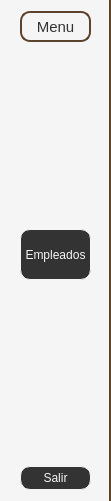
  <widget class="QWidget" name="menu" native="true">
   <property name="geometry">
    <rect>
     <x>0</x>
     <y>0</y>
     <width>111</width>
     <height>501</height>
    </rect>
   </property>
   <property name="minimumSize">
    <size>
     <width>111</width>
     <height>501</height>
    </size>
   </property>
   <property name="maximumSize">
    <size>
     <width>111</width>
     <height>501</height>
    </size>
   </property>
   <property name="styleSheet">
    <string notr="true">background-color: #f5f5f5;
border-right: 2px solid #5d432c;</string>
   </property>
   <layout class="QVBoxLayout" name="verticalLayout">
    <item>
     <layout class="QHBoxLayout" name="horizontalLayout_13">
      <item>
       <spacer name="horizontalSpacer_42">
        <property name="orientation">
         <enum>Qt::Horizontal</enum>
        </property>
        <property name="sizeHint" stdset="0">
         <size>
          <width>18</width>
          <height>20</height>
         </size>
        </property>
       </spacer>
      </item>
      <item>
       <widget class="QLabel" name="label_2">
        <property name="minimumSize">
         <size>
          <width>71</width>
          <height>31</height>
         </size>
        </property>
        <property name="maximumSize">
         <size>
          <width>71</width>
          <height>31</height>
         </size>
        </property>
        <property name="font">
         <font>
          <family>Segoe UI</family>
          <pointsize>11</pointsize>
         </font>
        </property>
        <property name="styleSheet">
         <string notr="true">background-color: #f5f5f5;
border: 2px solid #5d432c;
border-radius: 10px;
color: #333333</string>
        </property>
        <property name="text">
         <string>Menu</string>
        </property>
        <property name="alignment">
         <set>Qt::AlignCenter</set>
        </property>
       </widget>
      </item>
      <item>
       <spacer name="horizontalSpacer_43">
        <property name="orientation">
         <enum>Qt::Horizontal</enum>
        </property>
        <property name="sizeHint" stdset="0">
         <size>
          <width>18</width>
          <height>20</height>
         </size>
        </property>
       </spacer>
      </item>
     </layout>
    </item>
    <item>
     <spacer name="verticalSpacer">
      <property name="orientation">
       <enum>Qt::Vertical</enum>
      </property>
      <property name="sizeHint" stdset="0">
       <size>
        <width>20</width>
        <height>91</height>
       </size>
      </property>
     </spacer>
    </item>
    <item>
     <layout class="QHBoxLayout" name="horizontalLayout_15">
      <item>
       <spacer name="horizontalSpacer_46">
        <property name="orientation">
         <enum>Qt::Horizontal</enum>
        </property>
        <property name="sizeHint" stdset="0">
         <size>
          <width>18</width>
          <height>20</height>
         </size>
        </property>
       </spacer>
      </item>
      <item>
       <widget class="QPushButton" name="b_employed">
        <property name="minimumSize">
         <size>
          <width>71</width>
          <height>51</height>
         </size>
        </property>
        <property name="font">
         <font>
          <family>Segoe UI</family>
         </font>
        </property>
        <property name="styleSheet">
         <string notr="true">QPushButton {background-color: #333333;
        border: 1px solid #f5f5f5;
        border-radius: 10px;
		color: rgb(245, 245, 245)
    }
    QPushButton:hover {background-color: #2a2a2a;
    }
    QPushButton:pressed {background-color: #2a2a2a;
    }</string>
        </property>
        <property name="text">
         <string>Empleados</string>
        </property>
        <property name="checkable">
         <bool>true</bool>
        </property>
       </widget>
      </item>
      <item>
       <spacer name="horizontalSpacer_47">
        <property name="orientation">
         <enum>Qt::Horizontal</enum>
        </property>
        <property name="sizeHint" stdset="0">
         <size>
          <width>18</width>
          <height>20</height>
         </size>
        </property>
       </spacer>
      </item>
     </layout>
    </item>
    <item>
     <spacer name="verticalSpacer_3">
      <property name="orientation">
       <enum>Qt::Vertical</enum>
      </property>
      <property name="sizeHint" stdset="0">
       <size>
        <width>20</width>
        <height>170</height>
       </size>
      </property>
     </spacer>
    </item>
    <item>
     <layout class="QHBoxLayout" name="horizontalLayout_18">
      <item>
       <spacer name="horizontalSpacer_52">
        <property name="orientation">
         <enum>Qt::Horizontal</enum>
        </property>
        <property name="sizeHint" stdset="0">
         <size>
          <width>18</width>
          <height>20</height>
         </size>
        </property>
       </spacer>
      </item>
      <item>
       <widget class="QPushButton" name="b_salir_2">
        <property name="minimumSize">
         <size>
          <width>71</width>
          <height>24</height>
         </size>
        </property>
        <property name="font">
         <font>
          <family>Segoe UI</family>
         </font>
        </property>
        <property name="styleSheet">
         <string notr="true">QPushButton {background-color: #333333;
        border: 1px solid #f5f5f5;
        border-radius: 10px;
		color: rgb(245, 245, 245)
    }
    QPushButton:hover {background-color: #2a2a2a;
    }
    QPushButton:pressed {background-color: #2a2a2a;
    }</string>
        </property>
        <property name="text">
         <string>Salir</string>
        </property>
       </widget>
      </item>
      <item>
       <spacer name="horizontalSpacer_53">
        <property name="orientation">
         <enum>Qt::Horizontal</enum>
        </property>
        <property name="sizeHint" stdset="0">
         <size>
          <width>18</width>
          <height>20</height>
         </size>
        </property>
       </spacer>
      </item>
     </layout>
    </item>
   </layout>
  </widget>
